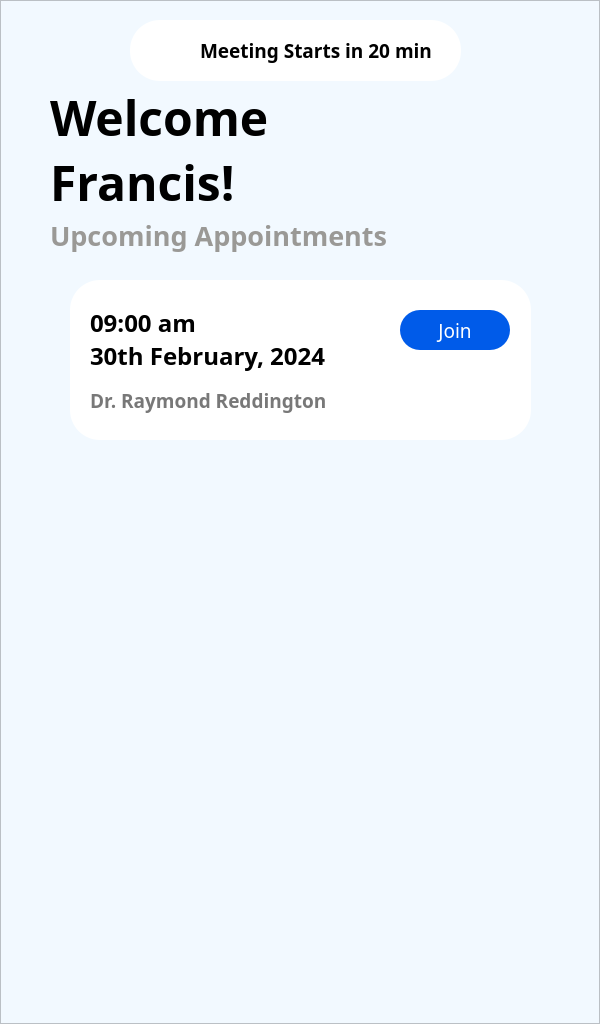
   <widget class="QFrame" name="screen_3">
    <property name="geometry">
     <rect>
      <x>0</x>
      <y>0</y>
      <width>600</width>
      <height>1024</height>
     </rect>
    </property>
    <property name="font">
     <font>
      <family>Product Sans</family>
     </font>
    </property>
    <property name="styleSheet">
     <string notr="true">background-color: #f2f9ff;</string>
    </property>
    <property name="frameShape">
     <enum>QFrame::StyledPanel</enum>
    </property>
    <property name="frameShadow">
     <enum>QFrame::Raised</enum>
    </property>
    <widget class="QLabel" name="label_5">
     <property name="geometry">
      <rect>
       <x>50</x>
       <y>90</y>
       <width>230</width>
       <height>120</height>
      </rect>
     </property>
     <property name="font">
      <font>
       <family>Product Sans</family>
       <pointsize>36</pointsize>
       <weight>75</weight>
       <bold>true</bold>
      </font>
     </property>
     <property name="styleSheet">
      <string notr="true">color: rgb(0, 0, 0);</string>
     </property>
     <property name="text">
      <string>Welcome
Francis!</string>
     </property>
    </widget>
    <widget class="QLabel" name="label_6">
     <property name="geometry">
      <rect>
       <x>50</x>
       <y>210</y>
       <width>370</width>
       <height>50</height>
      </rect>
     </property>
     <property name="font">
      <font>
       <family>Product Sans</family>
       <pointsize>20</pointsize>
       <weight>75</weight>
       <bold>true</bold>
      </font>
     </property>
     <property name="styleSheet">
      <string notr="true">color: rgb(154, 153, 150);</string>
     </property>
     <property name="text">
      <string>Upcoming Appointments</string>
     </property>
    </widget>
    <widget class="QFrame" name="appointment_1">
     <property name="geometry">
      <rect>
       <x>70</x>
       <y>280</y>
       <width>461</width>
       <height>160</height>
      </rect>
     </property>
     <property name="font">
      <font>
       <family>Product Sans</family>
      </font>
     </property>
     <property name="styleSheet">
      <string notr="true">background-color: white;
border-radius:30;


border: 10px qradialgradient(spread:pad, cx:0.5, cy:0.5, radius:0.5, fx:0.5, fy:0.5, stop:0 rgba(79, 118, 179, 255), stop:1 rgba(239, 239, 239, 0));</string>
     </property>
     <property name="frameShape">
      <enum>QFrame::StyledPanel</enum>
     </property>
     <property name="frameShadow">
      <enum>QFrame::Raised</enum>
     </property>
     <widget class="QLabel" name="label_12">
      <property name="geometry">
       <rect>
        <x>20</x>
        <y>90</y>
        <width>271</width>
        <height>60</height>
       </rect>
      </property>
      <property name="font">
       <font>
        <family>Product Sans</family>
        <pointsize>14</pointsize>
        <weight>75</weight>
        <bold>true</bold>
       </font>
      </property>
      <property name="styleSheet">
       <string notr="true">color: rgb(120,120,120);</string>
      </property>
      <property name="text">
       <string>Dr. Raymond Reddington</string>
      </property>
      <property name="wordWrap">
       <bool>true</bool>
      </property>
     </widget>
     <widget class="QLabel" name="label_13">
      <property name="geometry">
       <rect>
        <x>20</x>
        <y>30</y>
        <width>130</width>
        <height>25</height>
       </rect>
      </property>
      <property name="font">
       <font>
        <family>Product Sans</family>
        <pointsize>18</pointsize>
        <weight>75</weight>
        <bold>true</bold>
       </font>
      </property>
      <property name="styleSheet">
       <string notr="true">background-color: transparent;
color: black;
</string>
      </property>
      <property name="text">
       <string>09:00 am</string>
      </property>
      <property name="alignment">
       <set>Qt::AlignLeading|Qt::AlignLeft|Qt::AlignVCenter</set>
      </property>
     </widget>
     <widget class="QLabel" name="label_14">
      <property name="geometry">
       <rect>
        <x>20</x>
        <y>60</y>
        <width>241</width>
        <height>31</height>
       </rect>
      </property>
      <property name="font">
       <font>
        <family>Product Sans</family>
        <pointsize>18</pointsize>
        <weight>75</weight>
        <bold>true</bold>
       </font>
      </property>
      <property name="styleSheet">
       <string notr="true">background-color: transparent;
color: rgb(0, 0, 0);
</string>
      </property>
      <property name="text">
       <string>30th February, 2024</string>
      </property>
      <property name="alignment">
       <set>Qt::AlignLeading|Qt::AlignLeft|Qt::AlignVCenter</set>
      </property>
     </widget>
     <widget class="QPushButton" name="pushButton_2">
      <property name="geometry">
       <rect>
        <x>330</x>
        <y>30</y>
        <width>110</width>
        <height>40</height>
       </rect>
      </property>
      <property name="font">
       <font>
        <family>Product Sans</family>
        <pointsize>14</pointsize>
       </font>
      </property>
      <property name="styleSheet">
       <string notr="true">QPushButton{
background-color: rgb(0, 91, 233);
color: rgb(255, 255, 255);
border-radius:20;
}

QPushButton:pressed{
background-color: white;
color: rgb(0, 91, 233);
border: 1px solid rgb(0, 91, 233);

}</string>
      </property>
      <property name="text">
       <string>Join</string>
      </property>
     </widget>
    </widget>
    <widget class="QPushButton" name="pushButton_back">
     <property name="geometry">
      <rect>
       <x>20</x>
       <y>10</y>
       <width>71</width>
       <height>71</height>
      </rect>
     </property>
     <property name="autoFillBackground">
      <bool>false</bool>
     </property>
     <property name="styleSheet">
      <string notr="true">background-color: none;
border:none;</string>
     </property>
     <property name="text">
      <string/>
     </property>
     <property name="icon">
      <iconset>
       <normaloff>rsc/back.png</normaloff>rsc/back.png</iconset>
     </property>
     <property name="iconSize">
      <size>
       <width>70</width>
       <height>70</height>
      </size>
     </property>
    </widget>
    <widget class="QListView" name="listView_2">
     <property name="geometry">
      <rect>
       <x>60</x>
       <y>270</y>
       <width>481</width>
       <height>701</height>
      </rect>
     </property>
     <property name="styleSheet">
      <string notr="true">border: none;</string>
     </property>
    </widget>
    <widget class="QFrame" name="notifcation">
     <property name="geometry">
      <rect>
       <x>130</x>
       <y>20</y>
       <width>331</width>
       <height>61</height>
      </rect>
     </property>
     <property name="styleSheet">
      <string notr="true">background-color: white;
border-radius:30;</string>
     </property>
     <property name="frameShape">
      <enum>QFrame::StyledPanel</enum>
     </property>
     <property name="frameShadow">
      <enum>QFrame::Raised</enum>
     </property>
     <widget class="QLabel" name="label_21">
      <property name="geometry">
       <rect>
        <x>70</x>
        <y>10</y>
        <width>231</width>
        <height>41</height>
       </rect>
      </property>
      <property name="font">
       <font>
        <family>Product Sans</family>
        <pointsize>14</pointsize>
        <weight>75</weight>
        <bold>true</bold>
       </font>
      </property>
      <property name="styleSheet">
       <string notr="true">color: rgb(0, 0, 0);</string>
      </property>
      <property name="text">
       <string>Meeting Starts in 20 mins!</string>
      </property>
     </widget>
     <widget class="QLabel" name="label_22">
      <property name="geometry">
       <rect>
        <x>20</x>
        <y>10</y>
        <width>41</width>
        <height>41</height>
       </rect>
      </property>
      <property name="text">
       <string/>
      </property>
      <property name="pixmap">
       <pixmap>rsc/icon_notification.png</pixmap>
      </property>
      <property name="scaledContents">
       <bool>true</bool>
      </property>
     </widget>
    </widget>
    <zorder>label_5</zorder>
    <zorder>label_6</zorder>
    <zorder>pushButton_back</zorder>
    <zorder>listView_2</zorder>
    <zorder>appointment_1</zorder>
    <zorder>notifcation</zorder>
   </widget>
